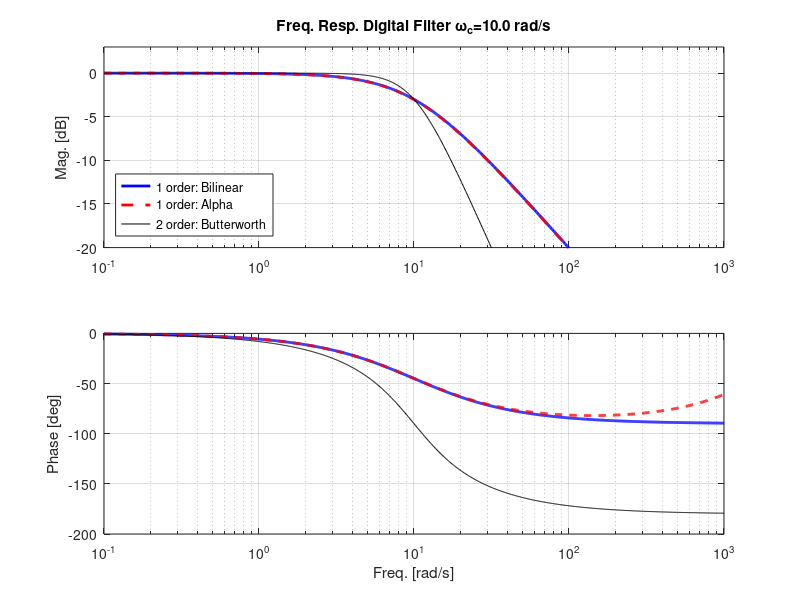

Reproduce this figure in MATLAB.

%% Freq. Resp. of Difference Eqn.

% Cut-off freq.
wc = 10;  % rad/s
dt = 1/1000;  % sample time
fs = 1/dt;  % sample freq.
% Define transfer function: H(z)
% Bilinear - first order
c = cot(wc*dt/2);
num = [1, 1];
den = [1+c, 1-c];
% Simple finite difference
alpha = (wc*dt)/(wc*dt+1);
num2 = alpha;
den2 = [1, -(1-alpha)];
% Second order Butter
num3 = [1,2,1];
den3 = [c^2+sqrt(2)*c+1,...
    -2*(c^2-1),...
    c^2-sqrt(2)*c+1];

% Determine normalized frequencies 
w = logspace(log10(wc/100),log10(wc*100),1024);  % rad/s
% freqz considers frequency in rad/sample, so
w = w/fs;  % rad/sample

% Freq Resp
[h]=freqz(num,den,w);
[h2]=freqz(num2,den2,w);
[h3]=freqz(num3,den3,w);

% Convert back to real frequencies
%ff = w*fn;  % in hz
%ww = ff*(2*pi);
ww = w*fs;  % rad/sample to rad/s



% Plot

figure(1);
clf();
ax1=subplot(211)
semilogx(ww,20*log10(abs(h)),'b','linewidth',2)
hold on
semilogx(ww,20*log10(abs(h2)),'r--','linewidth',2)
semilogx(ww,20*log10(abs(h3)),'k')
grid on
ylabel('Mag. [dB]')
ylim([-20,3])
title(sprintf('Freq. Resp. Digital Filter \\omega_c=%.1f rad/s',wc));
legend('1 order: Bilinear','1 order: Alpha','2 order: Butterworth','location','southwest')
ax2=subplot(212)
semilogx(ww,angle(h)*180/pi,'b','linewidth',2)
hold on
semilogx(ww,angle(h2)*180/pi,'r--','linewidth',2)
semilogx(ww,angle(h3)*180/pi,'k')
grid on
ylabel('Phase [deg]')
xlabel('Freq. [rad/s]')
linkaxes([ax1,ax2],'x')
xlim([min(ww),max(ww)])
